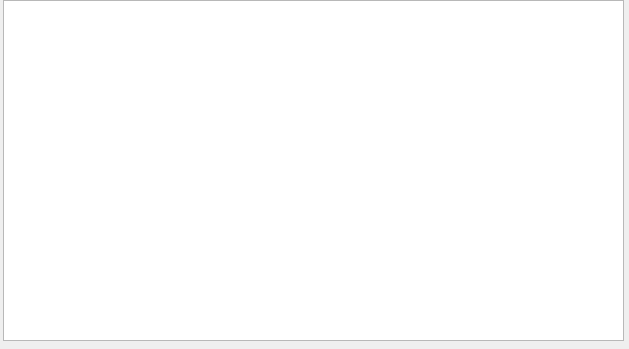
<?xml version="1.0" encoding="UTF-8"?>
<ui version="4.0">
 <class>Dialog</class>
 <widget class="QDialog" name="Dialog">
  <property name="geometry">
   <rect>
    <x>0</x>
    <y>0</y>
    <width>629</width>
    <height>349</height>
   </rect>
  </property>
  <property name="windowTitle">
   <string>Dialog</string>
  </property>
  <widget class="QPlainTextEdit" name="plainTextEdit">
   <property name="geometry">
    <rect>
     <x>3</x>
     <y>0</y>
     <width>621</width>
     <height>341</height>
    </rect>
   </property>
   <property name="readOnly">
    <bool>true</bool>
   </property>
  </widget>
 </widget>
 <resources/>
 <connections/>
</ui>
